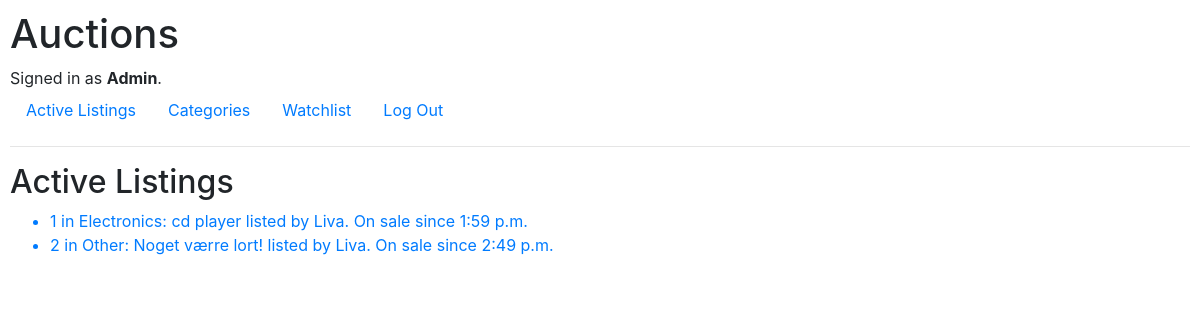
The page / (signed in) on the database its author committed.
### auctions/models.py (models this page shows, shortened)
class User(AbstractUser):
    pass

class Listing(models.Model):
    title = models.CharField(max_length=128)
    description = models.CharField(max_length=512)
    photo_link = models.URLField()
    seller = models.ForeignKey(User, related_name="seller", on_delete=models.SET_NULL, null=True)
    category = models.ForeignKey(Category, related_name="category", on_delete=models.SET_NULL, null=True)
    active = models.BooleanField()
    creation_time = models.TimeField(auto_now_add=True)
    last_edit = models.TimeField(auto_now=True)
    watchlist = models.ManyToManyField(User, blank=True, related_name="watchers")

class Category(models.Model):
    name = models.CharField(max_length=32)
    description = models.CharField(max_length=128)
    def __str__(self):
        return f"{self.name}"

### auctions/views.py (the view)
# urls.py: path("", views.index, name="index"),
def index(request):
    return render(request, "auctions/index.html", {"listings": Listing.objects.exclude(active=False).all()})

### auctions/templates/auctions/index.html
{% extends "auctions/layout.html" %}
{% block body %}
    <h2>Active Listings</h2>
    <ul>
    {% for listing in listings %}
        <a href="{% url 'viewlisting' listing.id %}">
        <li> {{ listing.id }} in {{ listing.category }}:
            {{ listing.title }} listed by {{ listing.seller }}.
            On sale since {{ listing.creation_time }} </li>
    {% endfor %}
    </ul>
{% endblock %}

### auctions/templates/auctions/layout.html (shortened to what this page needs)
{% load static %}
<!DOCTYPE html>
<html lang="en">
    <head>
        <link rel="stylesheet" href="https://stackpath.bootstrapcdn.com/bootstrap/4.4.1/css/bootstrap.min.css">
        <link href="{% static 'auctions/styles.css' %}" rel="stylesheet">
    </head>
    <body>
        <h1>Auctions</h1>
        <div>
            {% if user.is_authenticated %}
                Signed in as <strong>{{ user.username }}</strong>.
            {% else %}
                Not signed in.
            {% endif %}
        </div>
        <ul class="nav">
            <li class="nav-item">
                <a class="nav-link" href="{% url 'index' %}">Active Listings</a>
            </li>
            <li class="nav-item">
                <a class="nav-link" href="{% url 'categories' %}">Categories</a>
            </li>
            {% if user.is_authenticated %}
                <li class="nav-item">
                    <a class="nav-link" href="{% url 'watchlist' %}">Watchlist</a>
                </li>
                <li class="nav-item">
                    <a class="nav-link" href="{% url 'logout' %}">Log Out</a>
                </li>
            {% endif %}
        </ul>
        <hr>
        {% block body %}
        {% endblock %}
    </body>
</html>

### auctions/static/auctions/styles.css (style rules this page uses)
body { padding: 10px; }

### rows shown on the page
User: username "Admin"
Listing: id "1", category "Electronics", title "cd player", seller "Liva", creation_time "1:59 p.m."
Listing: id "2", category "Other", title "Noget værre lort!", seller "Liva", creation_time "2:49 p.m."
